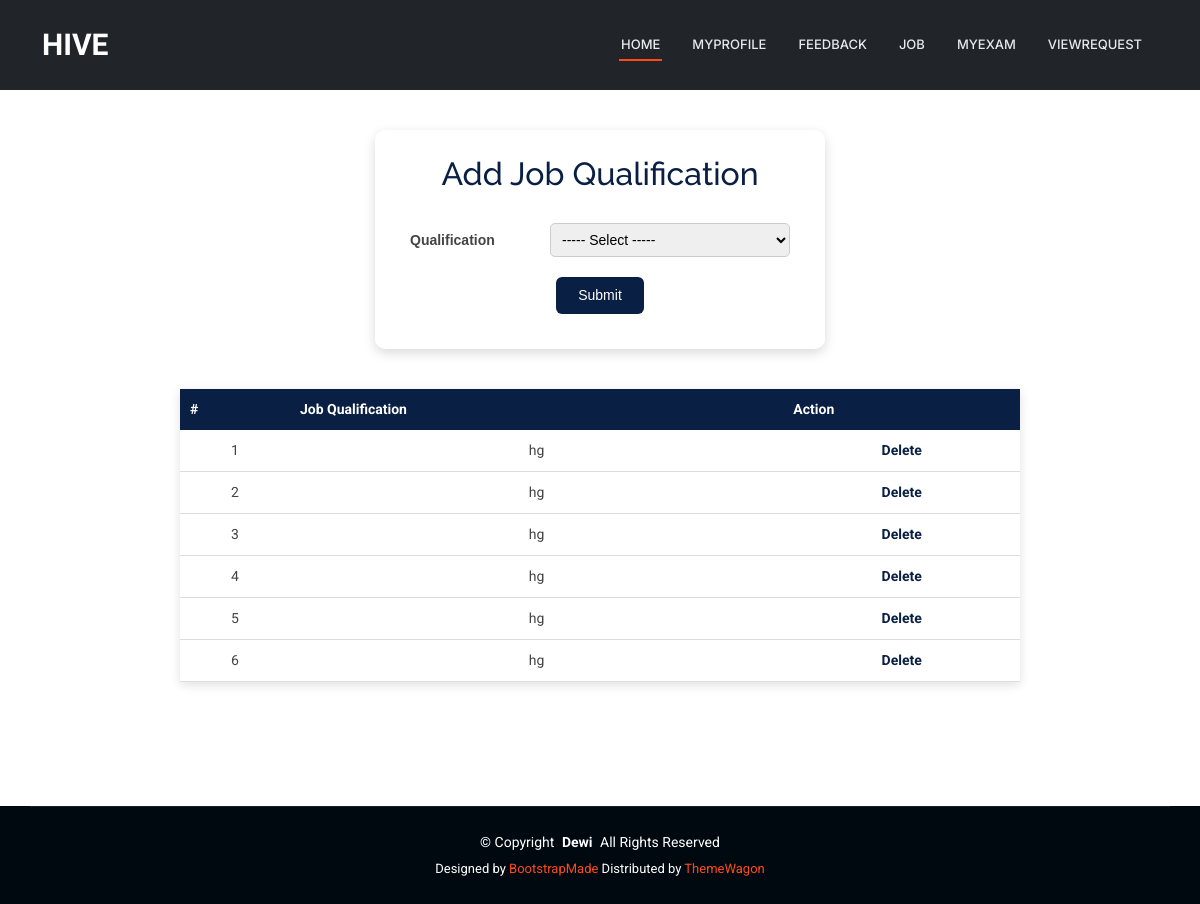
The page /JobProvider/JobQualification/8 on the database its author committed.
### JobProvider/models.py (models this page shows)
class tbl_jobqualification(models.Model):
    qualification_id=models.ForeignKey(tbl_qualification,on_delete=models.CASCADE)
    job_id=models.ForeignKey(tbl_job,on_delete=models.CASCADE)

### Admin/models.py (models this page shows)
class tbl_qualification(models.Model):
    qualification_name=models.CharField(max_length=50)

### JobProvider/views.py (the view)
# urls.py: path('JobQualification/<int:jid>',views.JobQualification,name="JobQualification"),
def JobQualification(request,jid):
    qualificationdata=tbl_qualification.objects.all()
    jobqualificationdata=tbl_jobqualification.objects.all()
    if request.method == "POST":
        qualification=tbl_qualification.objects.get(id=request.POST.get('sel_qualification'))
        job=tbl_job.objects.get(id=jid)
        tbl_jobqualification.objects.create(qualification_id=qualification,job_id=job)
        return render(request,'JobProvider/JobQualification.html',{'msg':'Qualification Added..'})
    else:
        return render(request,'JobProvider/JobQualification.html',{'qualificationdata':qualificationdata,'jobqualificationdata':jobqualificationdata})

### JobProvider/Templates/JobProvider/JobQualification.html (shortened to what this page needs)
{% extends 'JobProvider/Header.html' %}
{% block content %}
<div class="jp-qual-wrapper">
    <div class="jp-qual-card">
        <h2>Add Job Qualification</h2>
        <form action="" method="POST">
            <table class="jp-qual-form-table">
                <tr>
                    <td>Qualification</td>
                    <td>
                        <select name="sel_qualification" class="jp-qual-select" required>
                            <option value="">----- Select -----</option>
                        </select>
                    </td>
                </tr>
                <tr>
                    <td colspan="2" align="center">
                        <input type="submit" value="Submit" class="jp-qual-btn">
                    </td>
                </tr>
            </table>
        </form>
    </div>
</div>
<div class="jp-qual-table-wrapper">
    <table class="jp-qual-table">
        <tr>
            <th>#</th>
            <th>Job Qualification</th>
            <th>Action</th>
        </tr>
        {% for i in jobqualificationdata %}
        <tr>
            <td>{{ forloop.counter }}</td>
            <td>{{ i.qualification_id.qualification_name }}</td>
            <td class="jp-qual-action">
                <a href="{% url 'JobProvider:DeleteJobqualification' i.id %}">
                    Delete
                </a>
            </td>
        </tr>
        {% endfor %}
    </table>
</div>
{% endblock %}

### Guest/static/Main/assets/css/main.css (style rules this page uses)
:root { --default-font: "Roboto", system-ui, -apple-system, "Segoe UI", Roboto, "Helvetica Neue", Arial, "Noto Sans", "Liberation Sans", sans-serif, "Apple Color Emoji", "Segoe UI Emoji", "Segoe UI Symbol", "Noto Color Emoji"; --heading-font: "Raleway", sans-serif; --nav-font: "Inter", sans-serif; }
:root { --background-color: #ffffff; --default-color: #444444; --heading-color: #273d4e; --accent-color: #ff4a17; --surface-color: #ffffff; --contrast-color: #ffffff; }
:root { --nav-color: #e5eaee; --nav-hover-color: #ff4a17; --nav-mobile-background-color: #ffffff; --nav-dropdown-background-color: #ffffff; --nav-dropdown-color: #444444; --nav-dropdown-hover-color: #ff4a17; }
:root { scroll-behavior: smooth; }
body { color: var(--default-color); background-color: var(--background-color); font-family: var(--default-font); }
a { color: var(--accent-color); text-decoration: none; transition: 0.3s; }
h1, h2, h3, h4, h5, h6 { color: var(--heading-color); font-family: var(--heading-font); }

### JobProvider/Templates/JobProvider/JobQualification.html (style rules this page uses)
.jp-qual-wrapper { width: 100%; display: flex; justify-content: center; margin-top: 30px; font-family: Arial, sans-serif; }
.jp-qual-card { width: 450px; background-color: #ffffff; padding: 25px; border-radius: 10px; box-shadow: 0 4px 12px rgba(0,0,0,0.15); margin-bottom: 40px; }
.jp-qual-card h2 { text-align: center; color: #0a1f44; margin-bottom: 20px; }
.jp-qual-form-table { width: 100%; border-collapse: collapse; }
.jp-qual-form-table td { padding: 10px; font-size: 14px; }
.jp-qual-form-table td:first-child { width: 35%; font-weight: bold; }
.jp-qual-select { width: 100%; padding: 7px; border-radius: 5px; border: 1px solid #ccc; font-size: 14px; }
.jp-qual-btn { background-color: #0a1f44; color: white; border: none; padding: 8px 22px; border-radius: 6px; cursor: pointer; font-size: 14px; }
.jp-qual-table-wrapper { width: 70%; margin: auto; }
.jp-qual-table { width: 100%; border-collapse: collapse; background-color: #ffffff; box-shadow: 0 3px 10px rgba(0,0,0,0.12); }
.jp-qual-table th { background-color: #0a1f44; color: white; padding: 10px; font-size: 14px; }
.jp-qual-table td { padding: 10px; border-bottom: 1px solid #ddd; font-size: 14px; text-align: center; }
.jp-qual-action a { text-decoration: none; color: #0a1f44; font-weight: bold; }

### rows shown on the page
tbl_jobqualification: qualification_id.qualification_name "hg"
tbl_jobqualification: qualification_id.qualification_name "hg"
tbl_jobqualification: qualification_id.qualification_name "hg"
tbl_jobqualification: qualification_id.qualification_name "hg"
tbl_jobqualification: qualification_id.qualification_name "hg"
tbl_jobqualification: qualification_id.qualification_name "hg"
